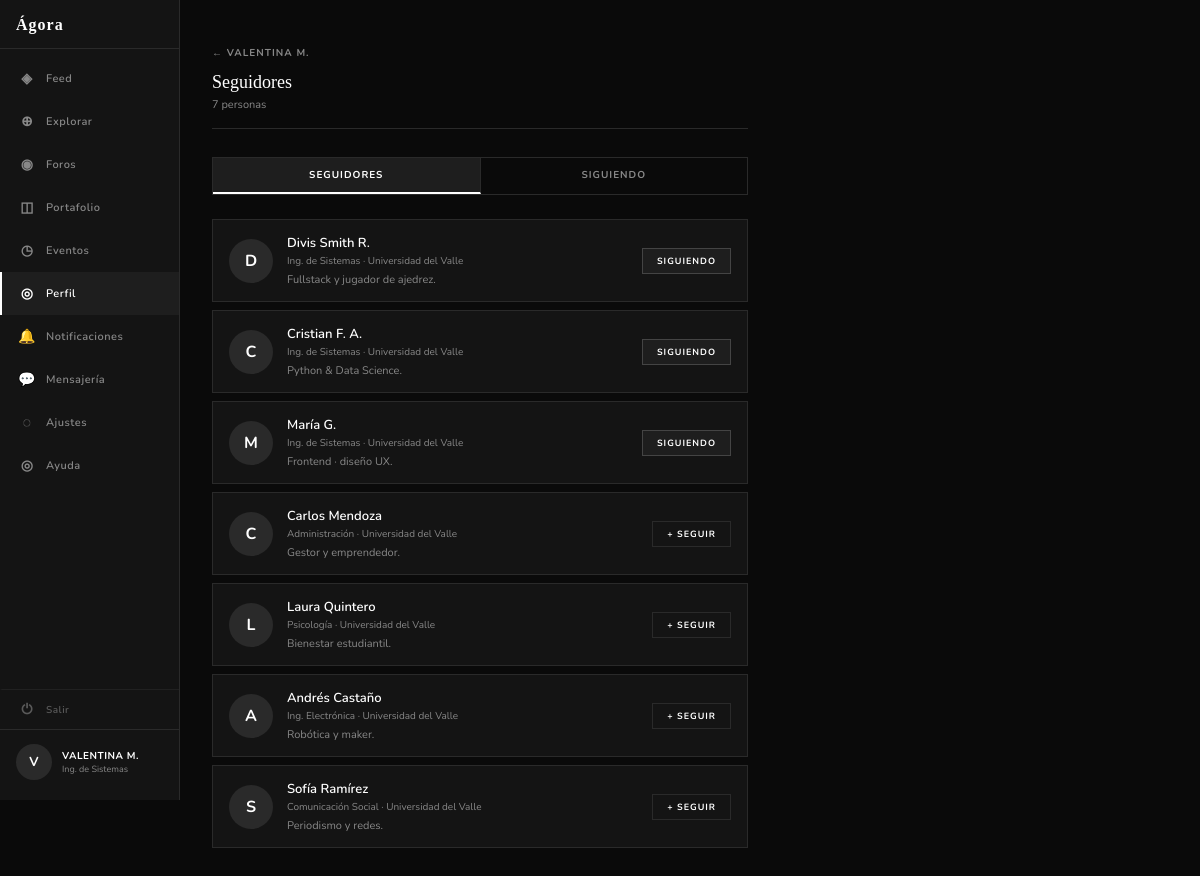
The app's page /seguidores/2 (signed in) with its own data.
### tables this page shows
CREATE TABLE usuarios (
    id           INTEGER PRIMARY KEY AUTOINCREMENT,
    nombre       TEXT    NOT NULL,
    correo       TEXT    NOT NULL UNIQUE,
    password     TEXT    NOT NULL,
    carrera      TEXT,
    universidad  TEXT,
    semestre     INTEGER,
    bio          TEXT,
    avatar_url   TEXT,
    rol          TEXT    NOT NULL DEFAULT 'estudiante',
                         -- 'estudiante' | 'moderador' | 'admin'
    verificado   INTEGER NOT NULL DEFAULT 0,   -- 1 = verificado
    activo       INTEGER NOT NULL DEFAULT 1,   -- 0 = suspendido/baneado
    creado_en    DATETIME DEFAULT CURRENT_TIMESTAMP
);

### app.py (the view)
@app.route('/seguidores/<int:usuario_id>')
@login_required
def ver_seguidores(usuario_id):
    conn = get_db()
    usuario = conn.execute("SELECT * FROM usuarios WHERE id = ?", (usuario_id,)).fetchone()
    if not usuario:
        conn.close()
        return redirect(url_for('explorar'))
    lista = conn.execute("""
        SELECT u.id, u.nombre, u.carrera, u.universidad, u.avatar_url, u.bio
        FROM seguidores s JOIN usuarios u ON u.id = s.seguidor_id
        WHERE s.seguido_id = ? ORDER BY s.creado_en DESC
    """, (usuario_id,)).fetchall()
    viewer_siguiendo = set(r['seguido_id'] for r in conn.execute(
        "SELECT seguido_id FROM seguidores WHERE seguidor_id = ?", (session['user_id'],)).fetchall())
    conn.close()
    return render_template('social/seguidores.html', usuario=usuario, lista=lista,
                           viewer_siguiendo=viewer_siguiendo, modo='seguidores', pagina_activa='perfil')

### app.py (called while the page is built)
def get_db():
    conn = sqlite3.connect(DB)
    conn.row_factory = sqlite3.Row
    return conn

def login_required(f):
    from functools import wraps
    @wraps(f)
    def decorated(*args, **kwargs):
        if not session.get('user_id'):
            return redirect(url_for('login'))
        return f(*args, **kwargs)
    return decorated

### templates/social/seguidores.html (shortened to what this page needs)
{% extends "compartidos/base.html" %}
{% block content %}
<div class="seg-layout">
  {% include 'compartidos/sidebar.html' %}
  <main class="seg-main">
    <div class="seg-header">
      <a class="seg-back" href="{{ url_for('ver_perfil_usuario', usuario_id=usuario.id) }}">
        ← {{ usuario.nombre }}
      </a>
      <div class="seg-titulo">
        {{ 'Seguidores' if modo == 'seguidores' else 'Siguiendo' }}
      </div>
      <div class="seg-subtitulo">{{ lista|length }} {{ 'persona' if lista|length == 1 else 'personas' }}</div>
    </div>
    <div class="seg-tabs">
      <a class="seg-tab {{ 'active' if modo == 'seguidores' }}"
         href="{{ url_for('ver_seguidores', usuario_id=usuario.id) }}">
        Seguidores
      </a>
      <a class="seg-tab {{ 'active' if modo == 'siguiendo' }}"
         href="{{ url_for('ver_siguiendo', usuario_id=usuario.id) }}">
        Siguiendo
      </a>
    </div>
    {% if lista %}
      {% for u in lista %}
        <div class="usuario-card">
          <div class="u-avatar">
            {% if u.avatar_url %}
              <img src="{{ u.avatar_url }}" alt="{{ u.nombre }}"
                   onerror="this.style.display='none';this.nextElementSibling.style.display='flex'">
              <span style="display:none">{{ u.nombre[0].upper() }}</span>
            {% else %}
              {{ u.nombre[0].upper() }}
            {% endif %}
          </div>
          <div class="u-info">
            <a class="u-nombre" href="{{ url_for('ver_perfil_usuario', usuario_id=u.id) }}">
              {{ u.nombre }}
            </a>
            {% if u.carrera %}
              <div class="u-carrera">{{ u.carrera }}{% if u.universidad %} · {{ u.universidad }}{% endif %}</div>
            {% endif %}
            {% if u.bio %}
              <div class="u-bio">{{ u.bio }}</div>
            {% endif %}
          </div>
          {% if u.id != session.user_id %}
            <button class="btn-seg {{ 'siguiendo' if u.id in viewer_siguiendo }}"
                    id="btn-{{ u.id }}"
                    onclick="toggleSeguir({{ u.id }}, {{ 'true' if u.id in viewer_siguiendo else 'false' }}, this)">
              {{ 'Siguiendo' if u.id in viewer_siguiendo else '+ Seguir' }}
            </button>
          {% endif %}
        </div>
      {% endfor %}
    {% endif %}
  </main>
</div>
{% endblock %}

### templates/compartidos/sidebar.html (shortened to what this page needs)
<aside class="sidebar">
  <div class="sidebar-top">
    <div class="sidebar-logo">Ágora</div>
    <nav class="sidebar-nav">
      <a class="nav-item {% if pagina_activa == 'feed' %}active{% endif %}"
         href="{{ url_for('feed') }}">
        <span class="nav-icon">◈</span> Feed
      </a>
      <a class="nav-item {% if pagina_activa == 'explorar' %}active{% endif %}"
         href="{{ url_for('explorar') }}">
        <span class="nav-icon">⊕</span> Explorar
      </a>
      <a class="nav-item {% if pagina_activa == 'foros' %}active{% endif %}"
         href="{{ url_for('foros') }}">
        <span class="nav-icon">◉</span> Foros
      </a>
      <a class="nav-item {% if pagina_activa == 'portafolio' %}active{% endif %}"
         href="{{ url_for('portafolio') }}">
        <span class="nav-icon">◫</span> Portafolio
      </a>
      <a class="nav-item {% if pagina_activa == 'eventos' %}active{% endif %}"
         href="{{ url_for('eventos') }}">
        <span class="nav-icon">◷</span> Eventos
      </a>
      <a class="nav-item {% if pagina_activa == 'perfil' %}active{% endif %}"
         href="{{ url_for('perfil') }}">
        <span class="nav-icon">◎</span> Perfil
      </a>
      <a class="nav-item {% if pagina_activa == 'notificaciones' %}active{% endif %}"
         href="{{ url_for('notificaciones') }}"
         id="nav-notificaciones" style="position:relative;">
        <span class="nav-icon">🔔</span> Notificaciones
      </a>
      <a class="nav-item {% if pagina_activa == 'mensajes' %}active{% endif %}"
         href="{{ url_for('mensajes') }}"
         id="nav-mensajes" style="position:relative;">
        <span class="nav-icon">💬</span> Mensajería
      </a>
      <a class="nav-item {% if pagina_activa == 'ajustes' %}active{% endif %}"
         href="{{ url_for('ajustes') }}">
        <span class="nav-icon">◌</span> Ajustes
      </a>
      <a class="nav-item {% if pagina_activa == 'ayuda' %}active{% endif %}"
         href="{{ url_for('ayuda') }}">
        <span class="nav-icon">◎</span> Ayuda
      </a>
    </nav>
  </div>
  <div class="sidebar-bottom">
    <a class="sidebar-logout" href="{{ url_for('logout') }}"
       onclick="return confirm('¿Cerrar sesión?')">
      <span class="nav-icon">⏻</span> Salir
    </a>
      <div class="sidebar-user">
      <div class="user-avatar">{{ session.nombre[0].upper() }}</div>
      <div class="user-info">
        <div class="user-name">{{ session.nombre.upper() }}</div>
        <div class="user-carrera">{{ session.carrera }}</div>
      </div>
    </div>
  </div>
</aside>

### static/css/style.css (style rules this page uses)
:root { --fondo: #0A0A0A; --panel: #141414; --superficie: #1E1E1E; --borde: #2A2A2A; --texto: #FFFFFF; --texto-dim: #888888; --acento: #FFFFFF; --acento-txt: #0A0A0A; --fuente-body: 'Nunito', sans-serif; --fuente-display: Georgia, serif; }
*, *::before, *::after { box-sizing: border-box; margin: 0; padding: 0; }
body { font-family: var(--fuente-body); background: var(--fondo); color: var(--texto); min-height: 100vh; }
a { text-decoration: none; color: inherit; }
.sidebar { width: 180px; min-width: 180px; height: 100vh; background: var(--panel); border-right: 1px solid var(--borde); display: flex; flex-direction: column; justify-content: space-between; padding: 16px 0 20px; position: sticky; top: 0; overflow-y: auto; flex-shrink: 0; }
.sidebar-top { display: flex; flex-direction: column; }
.sidebar-logo { font-family: var(--fuente-display); font-size: 16px; font-weight: bold; color: var(--texto); letter-spacing: 1px; padding: 0 16px 14px; border-bottom: 1px solid var(--borde); margin-bottom: 8px; }
.sidebar-nav { display: flex; flex-direction: column; }
.nav-item { display: flex; align-items: center; gap: 10px; padding: 12px 16px; font-size: 11px; font-weight: 600; letter-spacing: 0.5px; color: var(--texto-dim); cursor: pointer; transition: background 0.12s, color 0.12s; text-decoration: none; border-left: 2px solid transparent; }
.nav-item.active { background: var(--superficie); color: var(--texto); border-left-color: var(--texto); }
.nav-icon { font-size: 14px; width: 18px; text-align: center; flex-shrink: 0; }
.sidebar-bottom { display: flex; flex-direction: column; }
.sidebar-logout { display: flex; align-items: center; gap: 10px; padding: 10px 16px; font-size: 10px; font-weight: 600; letter-spacing: 0.5px; color: var(--texto-dim); text-decoration: none; border-top: 1px solid var(--borde); border-left: 2px solid transparent; transition: background 0.12s, color 0.12s; opacity: 0.6; }
.sidebar-user { padding: 14px 16px 0; border-top: 1px solid var(--borde); display: flex; align-items: center; gap: 10px; }
.user-avatar { width: 36px; height: 36px; border-radius: 50%; background: var(--borde); display: flex; align-items: center; justify-content: center; font-size: 13px; font-weight: 700; color: var(--texto); flex-shrink: 0; }
.user-info { min-width: 0; }
.user-name { font-size: 10px; font-weight: 700; color: var(--texto); letter-spacing: 0.5px; white-space: nowrap; overflow: hidden; text-overflow: ellipsis; }
.user-carrera { font-size: 9px; color: var(--texto-dim); white-space: nowrap; overflow: hidden; text-overflow: ellipsis; }

### records on screen
usuarios: nombre "VALENTINA M."
usuarios: nombre "D", nombre "Divis Smith R.", carrera "Ing. de Sistemas", universidad "Universidad del Valle", bio "Fullstack y jugador de ajedrez.", id "SIGUIENDO"
usuarios: nombre "C", nombre "Cristian F. A.", carrera "Ing. de Sistemas", universidad "Universidad del Valle", bio "Python & Data Science.", id "SIGUIENDO"
usuarios: nombre "M", nombre "María G.", carrera "Ing. de Sistemas", universidad "Universidad del Valle", bio "Frontend · diseño UX.", id "SIGUIENDO"
usuarios: nombre "C", nombre "Carlos Mendoza", carrera "Administración", universidad "Universidad del Valle", bio "Gestor y emprendedor.", id "+ SEGUIR"
usuarios: nombre "L", nombre "Laura Quintero", carrera "Psicología", universidad "Universidad del Valle", bio "Bienestar estudiantil.", id "+ SEGUIR"
usuarios: nombre "A", nombre "Andrés Castaño", carrera "Ing. Electrónica", universidad "Universidad del Valle", bio "Robótica y maker.", id "+ SEGUIR"
usuarios: nombre "S", nombre "Sofía Ramírez", carrera "Comunicación Social", universidad "Universidad del Valle", bio "Periodismo y redes.", id "+ SEGUIR"

### other values on screen
{{ session.nombre[0].upper() }} "V"
{{ session.carrera }} "Ing. de Sistemas"
{{ 'Seguidores' if modo == 'seguidores' else 'Siguiendo' }} "Seguidores"
{{ lista|length }} "7"
{{ 'persona' if lista|length == 1 else 'personas' }} "personas"
